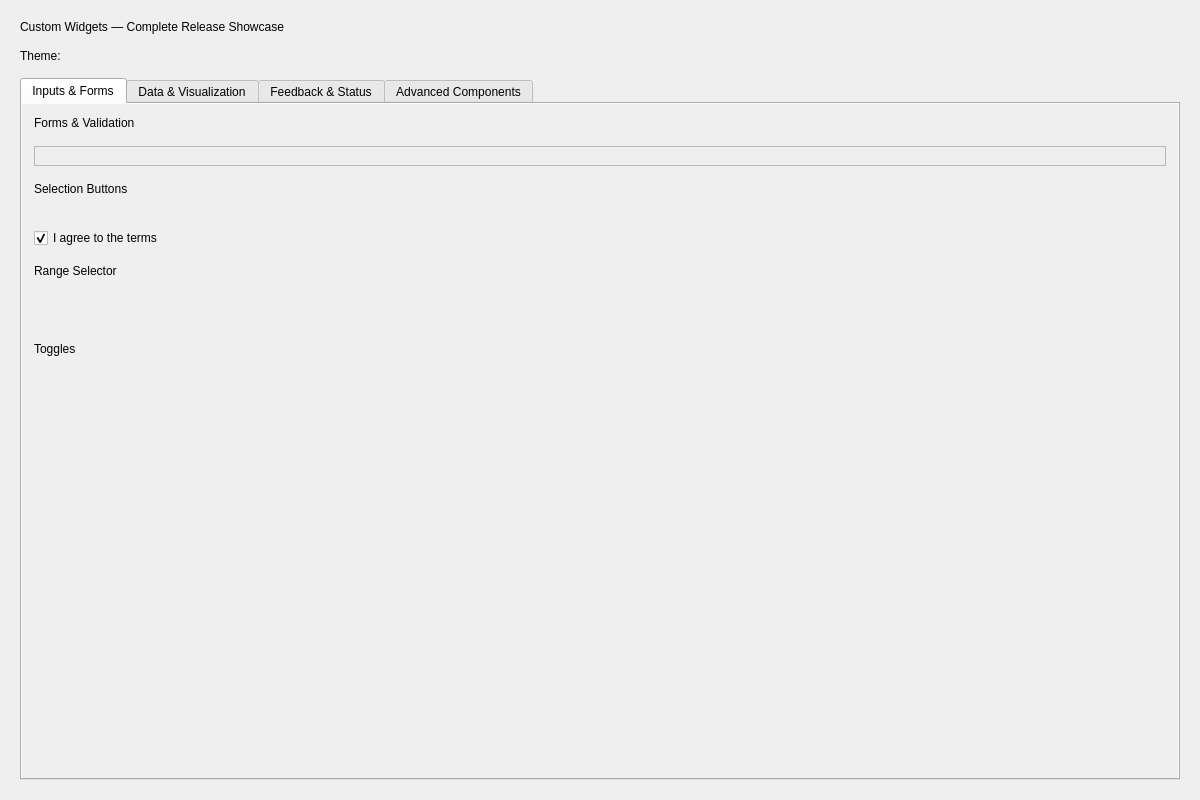
<?xml version='1.0' encoding='utf-8'?>
<ui version="4.0">
 <class>MainWindow</class>
 <widget class="QMainWindow" name="MainWindow">
  <property name="geometry">
   <rect>
    <x>0</x>
    <y>0</y>
    <width>1200</width>
    <height>800</height>
   </rect>
  </property>
  <property name="windowTitle">
   <string>Custom Widgets Showcase — Complete Library</string>
  </property>
  <widget class="QWidget" name="centralwidget">
   <layout class="QVBoxLayout" name="rootLayout">
    <property name="spacing">
     <number>12</number>
    </property>
    <property name="leftMargin">
     <number>20</number>
    </property>
    <property name="topMargin">
     <number>20</number>
    </property>
    <property name="rightMargin">
     <number>20</number>
    </property>
    <property name="bottomMargin">
     <number>20</number>
    </property>
    <item>
     <widget class="QLabel" name="headerTitle">
      <property name="text">
       <string>Custom Widgets — Complete Release Showcase</string>
      </property>
     </widget>
    </item>
    <item>
     <layout class="QHBoxLayout" name="themeBar">
      <property name="spacing">
       <number>10</number>
      </property>
      <item>
       <widget class="QLabel" name="themeLabel">
        <property name="text">
         <string>Theme:</string>
        </property>
       </widget>
      </item>
      <item>
       <widget class="QWidget" name="themeGroupHost" native="true">
        <layout class="QHBoxLayout" name="themeGroupHostLayout">
         <property name="leftMargin">
          <number>0</number>
         </property>
         <property name="topMargin">
          <number>0</number>
         </property>
         <property name="rightMargin">
          <number>0</number>
         </property>
         <property name="bottomMargin">
          <number>0</number>
         </property>
        </layout>
       </widget>
      </item>
      <item>
       <spacer name="themeSpacer">
        <property name="orientation">
         <enum>Qt::Horizontal</enum>
        </property>
        <property name="sizeHint" stdset="0">
         <size>
          <width>40</width>
          <height>20</height>
         </size>
        </property>
       </spacer>
      </item>
     </layout>
    </item>
    <item>
     <widget class="QTabWidget" name="tabs">
      <property name="currentIndex">
       <number>0</number>
      </property>
      <widget class="QWidget" name="inputsTab">
       <attribute name="title">
        <string>Inputs &amp;&amp; Forms</string>
       </attribute>
       <layout class="QVBoxLayout" name="inputsTabLayout">
        <property name="leftMargin">
         <number>0</number>
        </property>
        <property name="topMargin">
         <number>0</number>
        </property>
        <property name="rightMargin">
         <number>0</number>
        </property>
        <property name="bottomMargin">
         <number>0</number>
        </property>
        <item>
         <widget class="QScrollArea" name="inputsScroll">
          <property name="widgetResizable">
           <bool>true</bool>
          </property>
          <property name="frameShape">
           <enum>QFrame::NoFrame</enum>
          </property>
          <widget class="QWidget" name="inputsContent">
           <property name="geometry">
            <rect>
             <x>0</x>
             <y>0</y>
             <width>1100</width>
             <height>640</height>
            </rect>
           </property>
           <layout class="QVBoxLayout" name="inputsLayout">
            <property name="spacing">
             <number>16</number>
            </property>
            <property name="leftMargin">
             <number>12</number>
            </property>
            <property name="topMargin">
             <number>12</number>
            </property>
            <property name="rightMargin">
             <number>12</number>
            </property>
            <property name="bottomMargin">
             <number>12</number>
            </property>
            <item>
             <widget class="QLabel" name="formsSectionLabel">
              <property name="text">
               <string>Forms &amp; Validation</string>
              </property>
             </widget>
            </item>
            <item>
             <widget class="QFrame" name="formCard">
              <property name="frameShape">
               <enum>QFrame::StyledPanel</enum>
              </property>
              <layout class="QVBoxLayout" name="formCardLayout">
               <item>
                <widget class="QCustomForm" name="showcaseForm" native="true" />
               </item>
              </layout>
             </widget>
            </item>
            <item>
             <widget class="QLabel" name="groupSectionLabel">
              <property name="text">
               <string>Selection Buttons</string>
              </property>
             </widget>
            </item>
            <item>
             <widget class="QWidget" name="prefGroupHost" native="true">
              <layout class="QHBoxLayout" name="prefGroupHostLayout">
               <property name="leftMargin">
                <number>0</number>
               </property>
               <property name="topMargin">
                <number>0</number>
               </property>
               <property name="rightMargin">
                <number>0</number>
               </property>
               <property name="bottomMargin">
                <number>0</number>
               </property>
              </layout>
             </widget>
            </item>
            <item>
             <widget class="QCustomCheckBox" name="agreeCheck">
              <property name="text">
               <string>I agree to the terms</string>
              </property>
              <property name="checked">
               <bool>true</bool>
              </property>
             </widget>
            </item>
            <item>
             <widget class="QLabel" name="rangeSectionLabel">
              <property name="text">
               <string>Range Selector</string>
              </property>
             </widget>
            </item>
            <item>
             <widget class="QCustomRangeSlider" name="rangeSlider" native="true">
              <property name="minimumSize">
               <size>
                <width>0</width>
                <height>32</height>
               </size>
              </property>
              <property name="minimum" stdset="0">
               <number>0</number>
              </property>
              <property name="maximum" stdset="0">
               <number>100</number>
              </property>
              <property name="lowerValue" stdset="0">
               <number>20</number>
              </property>
              <property name="upperValue" stdset="0">
               <number>80</number>
              </property>
             </widget>
            </item>
            <item>
             <widget class="QLabel" name="switchSectionLabel">
              <property name="text">
               <string>Toggles</string>
              </property>
             </widget>
            </item>
            <item alignment="Qt::AlignLeft">
             <widget class="QCustomSwitch" name="notifySwitch" native="true">
              <property name="checked" stdset="0">
               <bool>true</bool>
              </property>
             </widget>
            </item>
            <item>
             <spacer name="inputsSpacer">
              <property name="orientation">
               <enum>Qt::Vertical</enum>
              </property>
              <property name="sizeHint" stdset="0">
               <size>
                <width>20</width>
                <height>40</height>
               </size>
              </property>
             </spacer>
            </item>
           </layout>
          </widget>
         </widget>
        </item>
       </layout>
      </widget>
      <widget class="QWidget" name="dataTab">
       <attribute name="title">
        <string>Data &amp;&amp; Visualization</string>
       </attribute>
       <layout class="QVBoxLayout" name="dataTabLayout">
        <property name="leftMargin">
         <number>0</number>
        </property>
        <property name="topMargin">
         <number>0</number>
        </property>
        <property name="rightMargin">
         <number>0</number>
        </property>
        <property name="bottomMargin">
         <number>0</number>
        </property>
        <item>
         <widget class="QScrollArea" name="dataScroll">
          <property name="widgetResizable">
           <bool>true</bool>
          </property>
          <property name="frameShape">
           <enum>QFrame::NoFrame</enum>
          </property>
          <widget class="QWidget" name="dataContent">
           <property name="geometry">
            <rect>
             <x>0</x>
             <y>0</y>
             <width>1100</width>
             <height>640</height>
            </rect>
           </property>
           <layout class="QVBoxLayout" name="dataLayout">
            <property name="spacing">
             <number>16</number>
            </property>
            <property name="leftMargin">
             <number>12</number>
            </property>
            <property name="topMargin">
             <number>12</number>
            </property>
            <property name="rightMargin">
             <number>12</number>
            </property>
            <property name="bottomMargin">
             <number>12</number>
            </property>
            <item>
             <widget class="QLabel" name="kpiSectionLabel">
              <property name="text">
               <string>KPI Statistics</string>
              </property>
             </widget>
            </item>
            <item>
             <layout class="QHBoxLayout" name="kpiRow">
              <property name="spacing">
               <number>12</number>
              </property>
              <item>
               <widget class="QCustomStatCard" name="statRevenue" native="true">
                <property name="label" stdset="0">
                 <string>Revenue</string>
                </property>
                <property name="value" stdset="0">
                 <string>$12.5K</string>
                </property>
               </widget>
              </item>
              <item>
               <widget class="QCustomStatCard" name="statUsers" native="true">
                <property name="label" stdset="0">
                 <string>Users</string>
                </property>
                <property name="value" stdset="0">
                 <string>1,234</string>
                </property>
               </widget>
              </item>
              <item>
               <widget class="QCustomStatCard" name="statRetention" native="true">
                <property name="label" stdset="0">
                 <string>Retention</string>
                </property>
                <property name="value" stdset="0">
                 <string>92%</string>
                </property>
               </widget>
              </item>
             </layout>
            </item>
            <item>
             <widget class="QLabel" name="progressSectionLabel">
              <property name="text">
               <string>Progress Indicators</string>
              </property>
             </widget>
            </item>
            <item>
             <layout class="QHBoxLayout" name="progressRow">
              <property name="spacing">
               <number>20</number>
              </property>
              <item>
               <layout class="QVBoxLayout" name="cpuColumn">
                <item alignment="Qt::AlignHCenter">
                 <widget class="QCustomProgressRing" name="ringCpu" native="true">
                  <property name="minimumSize">
                   <size>
                    <width>96</width>
                    <height>96</height>
                   </size>
                  </property>
                 </widget>
                </item>
                <item alignment="Qt::AlignHCenter">
                 <widget class="QLabel" name="cpuLabel">
                  <property name="text">
                   <string>CPU</string>
                  </property>
                 </widget>
                </item>
               </layout>
              </item>
              <item>
               <layout class="QVBoxLayout" name="memoryColumn">
                <item alignment="Qt::AlignHCenter">
                 <widget class="QCustomProgressRing" name="ringMemory" native="true">
                  <property name="minimumSize">
                   <size>
                    <width>96</width>
                    <height>96</height>
                   </size>
                  </property>
                 </widget>
                </item>
                <item alignment="Qt::AlignHCenter">
                 <widget class="QLabel" name="memoryLabel">
                  <property name="text">
                   <string>Memory</string>
                  </property>
                 </widget>
                </item>
               </layout>
              </item>
              <item>
               <layout class="QVBoxLayout" name="diskColumn">
                <item alignment="Qt::AlignHCenter">
                 <widget class="QCustomProgressRing" name="ringDisk" native="true">
                  <property name="minimumSize">
                   <size>
                    <width>96</width>
                    <height>96</height>
                   </size>
                  </property>
                 </widget>
                </item>
                <item alignment="Qt::AlignHCenter">
                 <widget class="QLabel" name="diskLabel">
                  <property name="text">
                   <string>Disk</string>
                  </property>
                 </widget>
                </item>
               </layout>
              </item>
              <item>
               <spacer name="progressSpacer">
                <property name="orientation">
                 <enum>Qt::Horizontal</enum>
                </property>
                <property name="sizeHint" stdset="0">
                 <size>
                  <width>40</width>
                  <height>20</height>
                 </size>
                </property>
               </spacer>
              </item>
             </layout>
            </item>
            <item>
             <widget class="QLabel" name="ratingSectionLabel">
              <property name="text">
               <string>User Rating</string>
              </property>
             </widget>
            </item>
            <item alignment="Qt::AlignLeft">
             <widget class="QCustomRating" name="userRating" native="true">
              <property name="maximum" stdset="0">
               <number>5</number>
              </property>
              <property name="value" stdset="0">
               <number>4</number>
              </property>
             </widget>
            </item>
            <item>
             <widget class="QLabel" name="badgeSectionLabel">
              <property name="text">
               <string>Status Indicators</string>
              </property>
             </widget>
            </item>
            <item>
             <layout class="QHBoxLayout" name="badgeRow">
              <property name="spacing">
               <number>8</number>
              </property>
              <item>
               <widget class="QCustomBadge" name="badgeActive">
                <property name="text">
                 <string>Active</string>
                </property>
                <property name="variant" stdset="0">
                 <string>primary</string>
                </property>
               </widget>
              </item>
              <item>
               <widget class="QCustomBadge" name="badgeApproved">
                <property name="text">
                 <string>Approved</string>
                </property>
                <property name="variant" stdset="0">
                 <string>success</string>
                </property>
               </widget>
              </item>
              <item>
               <widget class="QCustomBadge" name="badgePending">
                <property name="text">
                 <string>Pending</string>
                </property>
                <property name="variant" stdset="0">
                 <string>warning</string>
                </property>
               </widget>
              </item>
              <item>
               <widget class="QCustomBadge" name="badgeFailed">
                <property name="text">
                 <string>Failed</string>
                </property>
                <property name="variant" stdset="0">
                 <string>destructive</string>
                </property>
               </widget>
              </item>
              <item>
               <spacer name="badgeSpacer">
                <property name="orientation">
                 <enum>Qt::Horizontal</enum>
                </property>
                <property name="sizeHint" stdset="0">
                 <size>
                  <width>40</width>
                  <height>20</height>
                 </size>
                </property>
               </spacer>
              </item>
             </layout>
            </item>
            <item>
             <spacer name="dataSpacer">
              <property name="orientation">
               <enum>Qt::Vertical</enum>
              </property>
              <property name="sizeHint" stdset="0">
               <size>
                <width>20</width>
                <height>40</height>
               </size>
              </property>
             </spacer>
            </item>
           </layout>
          </widget>
         </widget>
        </item>
       </layout>
      </widget>
      <widget class="QWidget" name="feedbackTab">
       <attribute name="title">
        <string>Feedback &amp;&amp; Status</string>
       </attribute>
       <layout class="QVBoxLayout" name="feedbackTabLayout">
        <property name="leftMargin">
         <number>0</number>
        </property>
        <property name="topMargin">
         <number>0</number>
        </property>
        <property name="rightMargin">
         <number>0</number>
        </property>
        <property name="bottomMargin">
         <number>0</number>
        </property>
        <item>
         <widget class="QScrollArea" name="feedbackScroll">
          <property name="widgetResizable">
           <bool>true</bool>
          </property>
          <property name="frameShape">
           <enum>QFrame::NoFrame</enum>
          </property>
          <widget class="QWidget" name="feedbackContent">
           <property name="geometry">
            <rect>
             <x>0</x>
             <y>0</y>
             <width>1100</width>
             <height>640</height>
            </rect>
           </property>
           <layout class="QVBoxLayout" name="feedbackLayout">
            <property name="spacing">
             <number>16</number>
            </property>
            <property name="leftMargin">
             <number>12</number>
            </property>
            <property name="topMargin">
             <number>12</number>
            </property>
            <property name="rightMargin">
             <number>12</number>
            </property>
            <property name="bottomMargin">
             <number>12</number>
            </property>
            <item>
             <widget class="QLabel" name="alertsSectionLabel">
              <property name="text">
               <string>Alert Messages</string>
              </property>
             </widget>
            </item>
            <item>
             <widget class="QCustomAlert" name="alertInfo" native="true">
              <property name="title" stdset="0">
               <string>Information</string>
              </property>
              <property name="text" stdset="0">
               <string>This is an informational alert.</string>
              </property>
              <property name="variant" stdset="0">
               <string>info</string>
              </property>
             </widget>
            </item>
            <item>
             <widget class="QCustomAlert" name="alertSuccess" native="true">
              <property name="title" stdset="0">
               <string>Success</string>
              </property>
              <property name="text" stdset="0">
               <string>Operation completed successfully.</string>
              </property>
              <property name="variant" stdset="0">
               <string>success</string>
              </property>
             </widget>
            </item>
            <item>
             <widget class="QCustomAlert" name="alertWarning" native="true">
              <property name="title" stdset="0">
               <string>Warning</string>
              </property>
              <property name="text" stdset="0">
               <string>Please review this warning carefully.</string>
              </property>
              <property name="variant" stdset="0">
               <string>warning</string>
              </property>
             </widget>
            </item>
            <item>
             <widget class="QCustomAlert" name="alertError" native="true">
              <property name="title" stdset="0">
               <string>Error</string>
              </property>
              <property name="text" stdset="0">
               <string>An error has occurred.</string>
              </property>
              <property name="variant" stdset="0">
               <string>destructive</string>
              </property>
             </widget>
            </item>
            <item>
             <widget class="QLabel" name="toastSectionLabel">
              <property name="text">
               <string>Notifications (Toast)</string>
              </property>
             </widget>
            </item>
            <item>
             <layout class="QHBoxLayout" name="toastRow">
              <property name="spacing">
               <number>10</number>
              </property>
              <item>
               <widget class="QCustomQPushButton" name="toastInfoBtn">
                <property name="text">
                 <string>Info</string>
                </property>
                <property name="variant" stdset="0">
                 <string>outline</string>
                </property>
                <property name="sizeVariant" stdset="0">
                 <string>md</string>
                </property>
               </widget>
              </item>
              <item>
               <widget class="QCustomQPushButton" name="toastSuccessBtn">
                <property name="text">
                 <string>Success</string>
                </property>
                <property name="variant" stdset="0">
                 <string>outline</string>
                </property>
                <property name="sizeVariant" stdset="0">
                 <string>md</string>
                </property>
               </widget>
              </item>
              <item>
               <widget class="QCustomQPushButton" name="toastWarningBtn">
                <property name="text">
                 <string>Warning</string>
                </property>
                <property name="variant" stdset="0">
                 <string>outline</string>
                </property>
                <property name="sizeVariant" stdset="0">
                 <string>md</string>
                </property>
               </widget>
              </item>
              <item>
               <widget class="QCustomQPushButton" name="toastErrorBtn">
                <property name="text">
                 <string>Error</string>
                </property>
                <property name="variant" stdset="0">
                 <string>outline</string>
                </property>
                <property name="sizeVariant" stdset="0">
                 <string>md</string>
                </property>
               </widget>
              </item>
              <item>
               <spacer name="toastSpacer">
                <property name="orientation">
                 <enum>Qt::Horizontal</enum>
                </property>
                <property name="sizeHint" stdset="0">
                 <size>
                  <width>40</width>
                  <height>20</height>
                 </size>
                </property>
               </spacer>
              </item>
             </layout>
            </item>
            <item>
             <spacer name="feedbackSpacer">
              <property name="orientation">
               <enum>Qt::Vertical</enum>
              </property>
              <property name="sizeHint" stdset="0">
               <size>
                <width>20</width>
                <height>40</height>
               </size>
              </property>
             </spacer>
            </item>
           </layout>
          </widget>
         </widget>
        </item>
       </layout>
      </widget>
      <widget class="QWidget" name="advancedTab">
       <attribute name="title">
        <string>Advanced Components</string>
       </attribute>
       <layout class="QVBoxLayout" name="advancedTabLayout">
        <property name="leftMargin">
         <number>0</number>
        </property>
        <property name="topMargin">
         <number>0</number>
        </property>
        <property name="rightMargin">
         <number>0</number>
        </property>
        <property name="bottomMargin">
         <number>0</number>
        </property>
        <item>
         <widget class="QScrollArea" name="advancedScroll">
          <property name="widgetResizable">
           <bool>true</bool>
          </property>
          <property name="frameShape">
           <enum>QFrame::NoFrame</enum>
          </property>
          <widget class="QWidget" name="advancedContent">
           <property name="geometry">
            <rect>
             <x>0</x>
             <y>0</y>
             <width>1100</width>
             <height>640</height>
            </rect>
           </property>
           <layout class="QVBoxLayout" name="advancedLayout">
            <property name="spacing">
             <number>16</number>
            </property>
            <property name="leftMargin">
             <number>12</number>
            </property>
            <property name="topMargin">
             <number>12</number>
            </property>
            <property name="rightMargin">
             <number>12</number>
            </property>
            <property name="bottomMargin">
             <number>12</number>
            </property>
            <item>
             <widget class="QLabel" name="cardSectionLabel">
              <property name="text">
               <string>Card Containers</string>
              </property>
             </widget>
            </item>
            <item>
             <widget class="QCustomCard" name="featureCard" native="true">
              <property name="title" stdset="0">
               <string>Feature Card</string>
              </property>
              <property name="subtitle" stdset="0">
               <string>Reusable content container</string>
              </property>
             </widget>
            </item>
            <item>
             <widget class="QWidget" name="cardContentHolder" native="true">
              <layout class="QVBoxLayout" name="cardContentLayout">
               <property name="leftMargin">
                <number>0</number>
               </property>
               <property name="topMargin">
                <number>0</number>
               </property>
               <property name="rightMargin">
                <number>0</number>
               </property>
               <property name="bottomMargin">
                <number>0</number>
               </property>
               <item>
                <widget class="QLabel" name="cardDescLabel">
                 <property name="text">
                  <string>This demonstrates the QCustomCard container with nested content.</string>
                 </property>
                 <property name="wordWrap">
                  <bool>true</bool>
                 </property>
                </widget>
               </item>
              </layout>
             </widget>
            </item>
            <item>
             <widget class="QLabel" name="accordionSectionLabel">
              <property name="text">
               <string>Collapsible Content</string>
              </property>
             </widget>
            </item>
            <item>
             <widget class="QCustomAccordion" name="accordion" native="true" />
            </item>
            <item>
             <spacer name="advancedSpacer">
              <property name="orientation">
               <enum>Qt::Vertical</enum>
              </property>
              <property name="sizeHint" stdset="0">
               <size>
                <width>20</width>
                <height>40</height>
               </size>
              </property>
             </spacer>
            </item>
           </layout>
          </widget>
         </widget>
        </item>
       </layout>
      </widget>
     </widget>
    </item>
   </layout>
  </widget>
 </widget>
 <customwidgets>
  <customwidget>
   <class>QCustomForm</class>
   <extends>QWidget</extends>
   <header>Custom_Widgets.QCustomForm</header>
   <container>1</container>
  </customwidget>
  <customwidget>
   <class>QCustomCheckBox</class>
   <extends>QCheckBox</extends>
   <header>Custom_Widgets.QCustomCheckBox</header>
  </customwidget>
  <customwidget>
   <class>QCustomRangeSlider</class>
   <extends>QWidget</extends>
   <header>Custom_Widgets.QCustomRangeSlider</header>
  </customwidget>
  <customwidget>
   <class>QCustomSwitch</class>
   <extends>QWidget</extends>
   <header>Custom_Widgets.QCustomSwitch</header>
  </customwidget>
  <customwidget>
   <class>QCustomStatCard</class>
   <extends>QWidget</extends>
   <header>Custom_Widgets.QCustomStatCard</header>
  </customwidget>
  <customwidget>
   <class>QCustomProgressRing</class>
   <extends>QWidget</extends>
   <header>Custom_Widgets.QCustomProgressRing</header>
  </customwidget>
  <customwidget>
   <class>QCustomRating</class>
   <extends>QWidget</extends>
   <header>Custom_Widgets.QCustomRating</header>
  </customwidget>
  <customwidget>
   <class>QCustomBadge</class>
   <extends>QLabel</extends>
   <header>Custom_Widgets.QCustomBadge</header>
  </customwidget>
  <customwidget>
   <class>QCustomAlert</class>
   <extends>QWidget</extends>
   <header>Custom_Widgets.QCustomAlert</header>
  </customwidget>
  <customwidget>
   <class>QCustomQPushButton</class>
   <extends>QPushButton</extends>
   <header>Custom_Widgets.QCustomQPushButton</header>
  </customwidget>
  <customwidget>
   <class>QCustomCard</class>
   <extends>QWidget</extends>
   <header>Custom_Widgets.QCustomCard</header>
   <container>1</container>
  </customwidget>
  <customwidget>
   <class>QCustomAccordion</class>
   <extends>QWidget</extends>
   <header>Custom_Widgets.QCustomAccordion</header>
  </customwidget>
 <customwidget><class>QPushButton</class><extends>QPushButton</extends><header location="global">Custom_Widgets.Theme.h</header><container>1</container></customwidget><customwidget><class>QLabel</class><extends>QLabel</extends><header location="global">Custom_Widgets.Theme.h</header><container>1</container></customwidget></customwidgets>
 <connections />
</ui>
